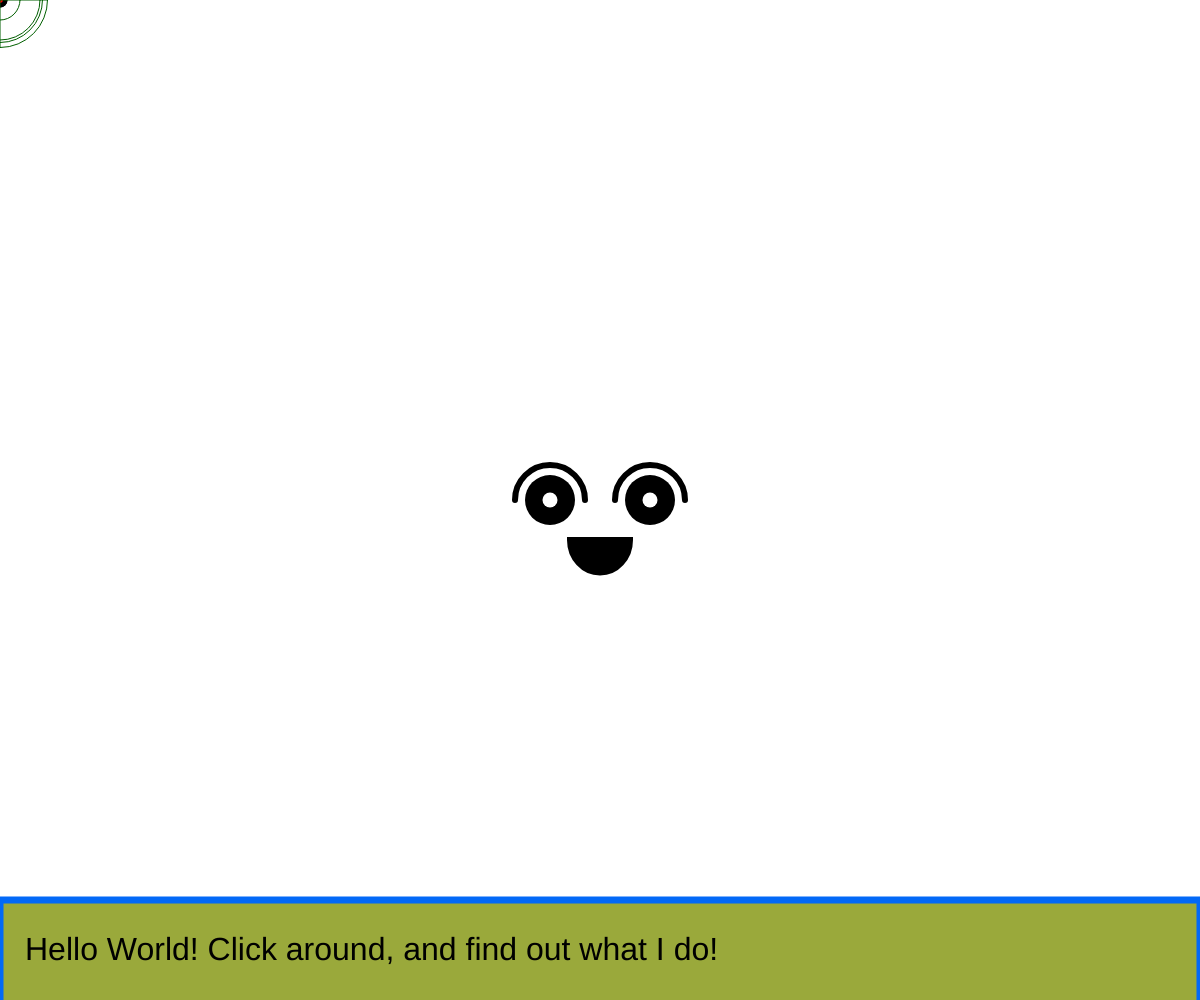
Frame 1 (no input)
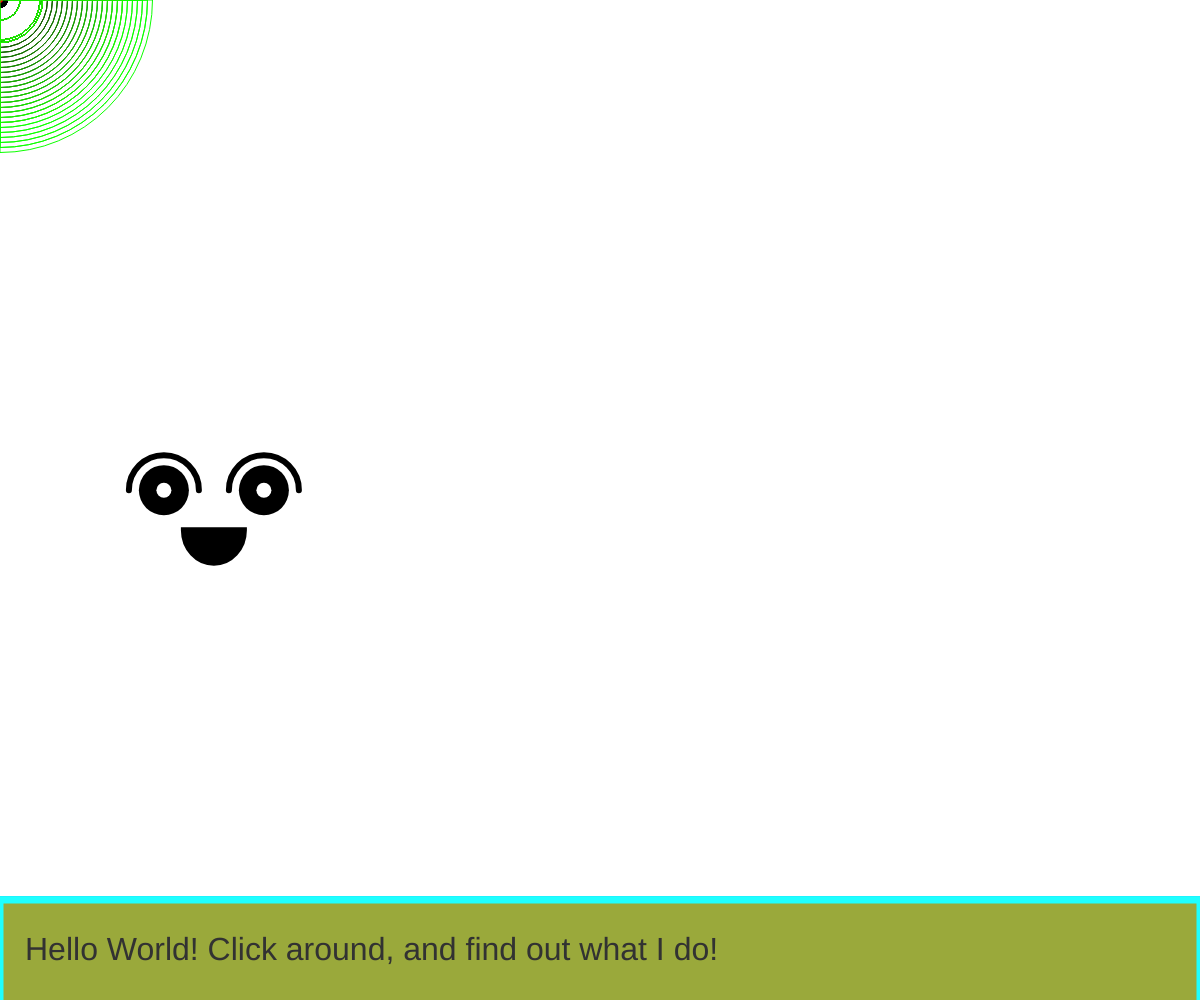
Frame 60 (no input)
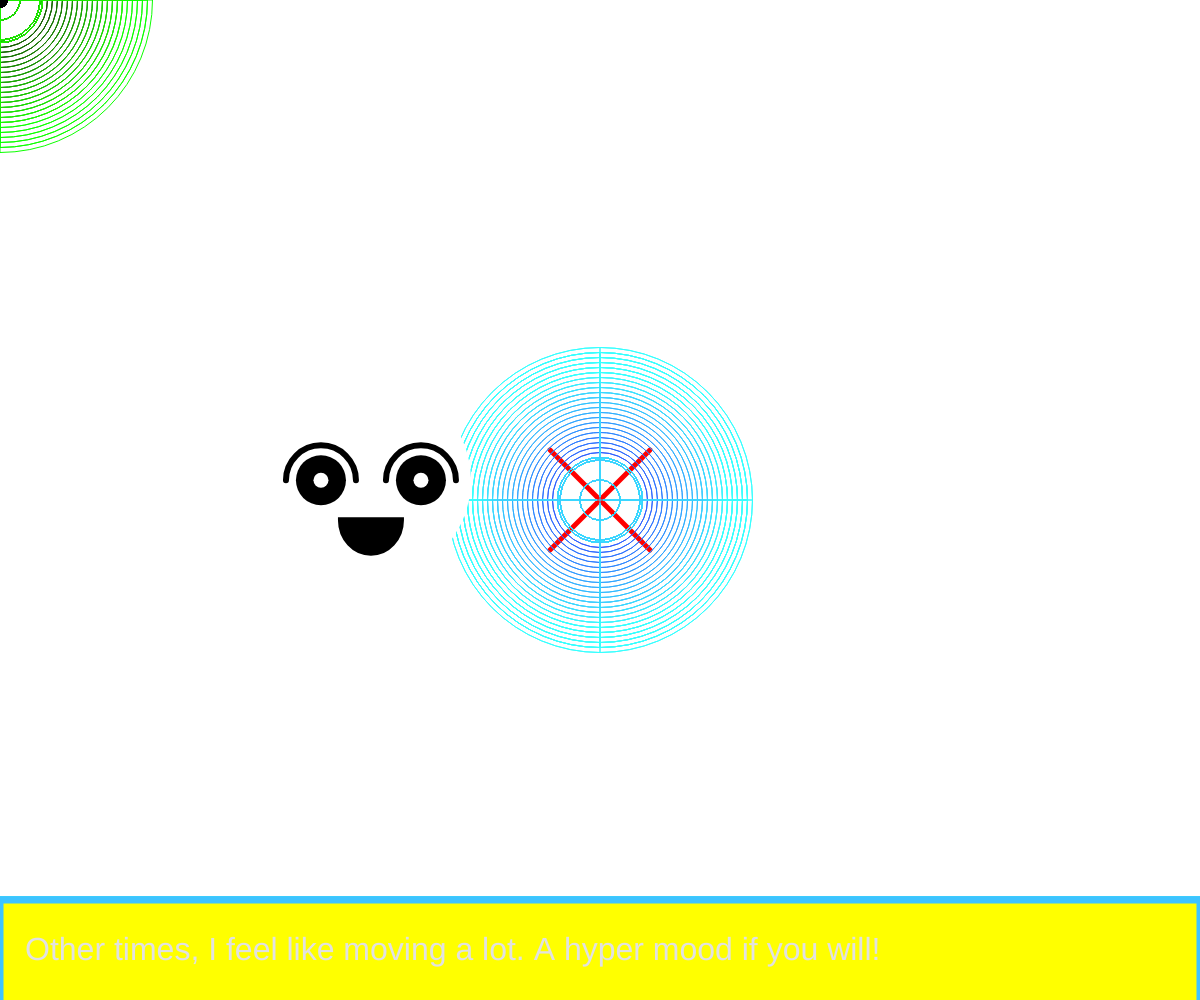
Frame 120 (the mouse pressed at the canvas centre since frame 60)

The p5.js sketch that drew these frames (run headless with seeded random() and noise() and a simulated clock; from frame 60 on, the mouse is pressed at the canvas centre):

// p5.js sketch
// ── sketch.js
function setup() {
  
  alert("This project is called Art 151 Project. The user interface is just clicking around the screen. Find out what happens on each click! The main focus I had on this project is to be creative and as messy as possible, utilizing marks, texts, colors, and shapes. Furthermore, I had the project set up in such a way where there will be two separate means of ahcieving this. The user and the computer. Together, the two will draw in an initially white canvas.")
  
  //Other ball parameters
  createCanvas(windowWidth, windowHeight);
  b = random(1,windowWidth-random(1,100))
  r = random(1,windowHeight-random(1,100))
  b_change = 20*random(-1,1)
  r_change = random(1,20)*random(-1,1)
  
  //Body Movement
  Face_Xchange = 10*random(-1,1)
  Face_Ychange = random(1,9)*random(-1,1)
  
  Face_Xmove = 0
  Face_Ymove = 0
  
  //Conversation
  randomInput = 0
  Countdown = 0
  dialogue = ''
  Text_Color = 0
  Color_Change = 10
  
  //White
  background(255,255,255)
  
  //mood number
  m_nX = Face_Xchange
  m_nY = Face_Ychange
  
  //Facial_Features (Lazy)
  Closed_Line1_X1 = 0
  Closed_Line1_Y1 = 0
  Closed_Line1_X2 = 0
  Closed_Line1_Y2 = 0
  
  Closed_Line2_X1 = 0
  Closed_Line2_Y1 = 0
  Closed_Line2_X2 = 0
  Closed_Line2_Y2 = 0
   
  //Facial_Features (Hyper)
  OpenEyes1 = 0
  OpenEyes2 = 0
  Big_Smile = 0
  
  //Text Box Color
  A = random(50,200)
  B = random(50,200)
  C = random(50,200)
  
  //Outer Face Layer
  Stroke1 = 255
  Stroke2 = 255
  Stroke3 = 255
  RANDOMIZING = 0
  
}

//Ball Parameters
n = 95
a = 1
accuracy1 = 10
accuracy2 = 0.5
Difficulty = 1
let value = 0

//Curiosity
Curious = 0
JoiningIn1 = 255
JoiningIn2 = 255
JoiningIn3 = 255


function draw() {
  
    //Eyes constant basing on mood value
  
    if (abs(m_nX) <= 3 && abs(m_nY) <= 3){
      
      //left eye
      Closed_Line1_X1 = (windowWidth/2-75)+Face_Xmove
      Closed_Line1_Y1 = (windowHeight/2)+Face_Ymove
      Closed_Line1_X2 = (windowWidth/2-25)+Face_Xmove
      Closed_Line1_Y2 = (windowHeight/2)+Face_Ymove
      
      //right eye
      Closed_Line2_X1 = (windowWidth/2+25)+Face_Xmove
      Closed_Line2_Y1 = (windowHeight/2)+Face_Ymove
      Closed_Line2_X2 = (windowWidth/2+75)+Face_Xmove
      Closed_Line2_Y2 = (windowHeight/2)+Face_Ymove
      
      OpenEyes1 = 0
      OpenEyes2 = 0
      
      Big_Smile = 30
    
    }else if (abs(m_nX) > 3 && abs(m_nY) > 3){
      
      OpenEyes1 = 50 //Left and right eye sockets
      OpenEyes2 = 15 //Left and right pupils
      
      Closed_Line1_X1 = 0
      Closed_Line1_Y1 = 0
      Closed_Line1_X2 = 0
      Closed_Line1_Y2 = 0
  
      Closed_Line2_X1 = 0
      Closed_Line2_Y1 = 0
      Closed_Line2_X2 = 0
      Closed_Line2_Y2 = 0
      
      Big_Smile = 65
    } else if (abs(m_nX) <= 3 || abs(m_nY) <= 3){
      
      OpenEyes1 = 50 //Left and right eye sockets
      OpenEyes2 = 15 //Left and right pupils
      
      Closed_Line1_X1 = 0
      Closed_Line1_Y1 = 0
      Closed_Line1_X2 = 0
      Closed_Line1_Y2 = 0
  
      Closed_Line2_X1 = 0
      Closed_Line2_Y1 = 0
      Closed_Line2_X2 = 0
      Closed_Line2_Y2 = 0
      
      Big_Smile = 65
    }
  
  
  
    //Body
    noStroke()
    fill(Stroke1,Stroke2,Stroke3)
    circle((windowWidth/2)+Face_Xmove,(windowHeight/2)+Face_Ymove,RANDOMIZING)
  
    //face
    noStroke()
    fill(JoiningIn1,JoiningIn2,JoiningIn3)
    circle((windowWidth/2)+Face_Xmove,(windowHeight/2)+Face_Ymove,200)
  
    //eyes open parameters
    noStroke()
    fill(0)
    circle((windowWidth/2-50)+Face_Xmove,(windowHeight/2)+Face_Ymove,OpenEyes1)
    circle((windowWidth/2+50)+Face_Xmove,(windowHeight/2)+Face_Ymove,OpenEyes1)
    
    fill(255,255,255)
    circle((windowWidth/2-50)+Face_Xmove,(windowHeight/2)+Face_Ymove,OpenEyes2)
    circle((windowWidth/2+50)+Face_Xmove,(windowHeight/2)+Face_Ymove,OpenEyes2)
  
    //closed eyes parameters
    stroke(0)
    strokeWeight(15)
    line(Closed_Line1_X1, Closed_Line1_Y1, Closed_Line1_X2, Closed_Line1_Y2)
    line(Closed_Line2_X1, Closed_Line2_Y1, Closed_Line2_X2, Closed_Line2_Y2)
  
    //Eye brows
    noFill()
    strokeWeight(6)
    arc((windowWidth/2-50)+Face_Xmove, (windowHeight/2)+Face_Ymove, 70, 70, PI, TWO_PI)
    arc((windowWidth/2+50)+Face_Xmove, (windowHeight/2)+Face_Ymove, 70, 70, PI, TWO_PI)
  
    //mouth
    fill(0,0,0)
    arc((windowWidth/2)+Face_Xmove, (windowHeight/2+40)+Face_Ymove, 60, Big_Smile, 0, PI, CHORD)
  
  
    //Red X mark
  
    stroke(255,0,0)
    strokeWeight(5)
    line(mouseX,mouseY,mouseX-value,mouseY-value)
    line(mouseX,mouseY,mouseX+value,mouseY+value)
    line(mouseX,mouseY,mouseX+value,mouseY-value)
    line(mouseX,mouseY,mouseX-value,mouseY+value)
   
    //Target
    noFill()
    stroke(a,n,mouseX)
    strokeWeight(1)
    circle(mouseX,mouseY,n)
    
    noFill()
    stroke(a,n,mouseX)
    strokeWeight(1)
    circle(mouseX,mouseY,80)
    
    noFill()
    stroke(a,n,mouseX)
    strokeWeight(1)
    circle(mouseX,mouseY,85)
    
    noFill()
    stroke(a,n,mouseX)
    strokeWeight(1)
    circle(mouseX,mouseY,40)
    
    
    line(mouseX-(n/2),mouseY,mouseX+(n/2),mouseY)
    line(mouseX,mouseY-(n/2),mouseX,mouseY+(n/2))
    
    if (n>300 || n<95){
      accuracy1 = accuracy1*-1
    }
  
    if (a>255 || a<0){
      accuracy2 = accuracy2*-1
    }
  
    if (b>windowWidth || b<0){
      b_change = b_change*-1
      r_change = random(1,20)
    }
  
    if (r>windowHeight){
      r_change = random(1,20)*-1
    }
    
    if (r<0){
      r_change = random(1,20)*-1
      r_change = r_change*-1
    }
  
  
    if ((Face_Xmove+(windowWidth/2)+100)>windowWidth || (Face_Xmove+(windowWidth/2)-100)<0){
      Face_Xchange = Face_Xchange*-1
    }
  
    if ((Face_Ymove+(windowHeight/2)+100>windowHeight) || (Face_Ymove + (windowHeight/2)-100)<0){
      Face_Ychange = Face_Ychange*-1
    }
  
    Face_Xmove = Face_Xmove + Face_Xchange
    Face_Ymove = Face_Ymove + Face_Ychange
    
    n = n + accuracy1
    a = a + accuracy2
    b = b + b_change
    r = r + r_change
  
    //Dialogues
    
    if (randomInput <= 1){
      RANDOMIZING = 0
      dialogue = 'Hello World! Click around, and find out what I do!'
    } else if (randomInput <= 2){
      RANDOMIZING = 0
      dialogue = 'Having fun yet?'
      
      JoiningIn1 = 255
      JoiningIn2 = 255
      JoiningIn3 = 255
      
      A = 255
      B = 255
      C = 0
    } else if (randomInput <=3){
      RANDOMIZING = 0
      dialogue = 'You can call me ART 151 Project 1'
      
      JoiningIn1 = 255
      JoiningIn2 = 255
      JoiningIn3 = 255
      
      A = 230
      B = 220
      C = 120
    } else if (randomInput <= 4){
      RANDOMIZING = 0
      dialogue = 'Can we be friends?'
      
      JoiningIn1 = 255
      JoiningIn2 = 255
      JoiningIn3 = 255
      
      A = 255
      B = 192
      C = 203
    } else if (randomInput <= 5){
      RANDOMIZING = 0
      dialogue = 'What time is it?'
      
      JoiningIn1 = 255
      JoiningIn2 = 255
      JoiningIn3 = 255
      
      A = 221
      B = 160
      C = 221
    } else if (randomInput <= 6){
      RANDOMIZING = 0
      dialogue = 'Sometimes I do not feel like moving a lot. A lazy mood if you will...'
      
      JoiningIn1 = 255
      JoiningIn2 = 255
      JoiningIn3 = 255
      
      A = 48
      B = 191
      C = 191
    } else if (randomInput <= 7){
      RANDOMIZING = 0
      dialogue = 'When you click in front of me, a red x symbol shows up.'
      
      JoiningIn1 = 255
      JoiningIn2 = 255
      JoiningIn3 = 255
      
      A = 255
      B = 255
      C = 0
    } else if (randomInput <= 8){
      RANDOMIZING = 0
      dialogue = 'I do not like red x symbols, so I move around them!'
      
      JoiningIn1 = 255
      JoiningIn2 = 0
      JoiningIn3 = 0
      
      A = 190
      B = 0
      C = 0
    } else if (randomInput <= 9){
      RANDOMIZING = 0
      dialogue = 'I have about... 20 or so dialogues give or take? Maybe even more!'
      
      JoiningIn1 = 255
      JoiningIn2 = 255
      JoiningIn3 = 255
      
      A = 100
      B = 230
      C = 120
    } else if (randomInput <= 10){
      RANDOMIZING = 0
      dialogue = 'My creator is lazy, so he probably will not add more dialogues'
      
      JoiningIn1 = 255
      JoiningIn2 = 255
      JoiningIn3 = 255
      
      A = 255
      B = 209
      C = 220
    } else if (randomInput <= 11){
      RANDOMIZING = 0
      dialogue ='Other times, I feel like moving a lot. A hyper mood if you will!'
      
      JoiningIn1 = 255
      JoiningIn2 = 255
      JoiningIn3 = 255
      
      A = 255
      B = 255
      C = 0
    } else if (randomInput <= 12){
      RANDOMIZING = 0
      dialogue = 'Hey!'
      
      JoiningIn1 = 255
      JoiningIn2 = 0
      JoiningIn3 = 0
      
      A = 190
      B = 0
      C = 0
    } else if (randomInput <= 13){
      RANDOMIZING = 0
      dialogue ='Stop moving around your mouse. You are making a mess!'
      
      JoiningIn1 = 255
      JoiningIn2 = 0
      JoiningIn3 = 0
      
      A = 190
      B = 0
      C = 0
    } else if (randomInput <= 14){
      RANDOMIZING = 0
      dialogue = 'Is it really that fun messing around in this blank page?'
          
      JoiningIn1 = 255
      JoiningIn2 = 255
      JoiningIn3 = 255
      
      A = 135
      B = 206
      C = 235
    } else if (randomInput <= 15){
      RANDOMIZING = 0
      dialogue = 'How about this? Am I doing it right?'
      JoiningIn1 = 255
      JoiningIn2 = 192
      JoiningIn3 = 203
      
      A = 255
      B = 102
      C = 0
    } else if (randomInput <= 17){
      RANDOMIZING = 0
      dialogue = 'How you liking these colors?'
      
      JoiningIn1 = a
      JoiningIn2 = n
      JoiningIn3 = b
      
      A = 255
      B = 0
      C = 102  
    } else if (randomInput <= 18){
      RANDOMIZING = 0
      dialogue = 'I probably should go back to work again... maybe'
      
      JoiningIn1 = 255
      JoiningIn2 = 102
      JoiningIn3 = 0
      
      A = 255
      B = 104
      C = 220
    } else if (randomInput <= 19){
      RANDOMIZING = 0
      dialogue = 'Yeah, I should probably go back to work... now!'
      
      JoiningIn1 = 255
      JoiningIn2 = 255
      JoiningIn3 = 255
      
      A = 127
      B = 0
      C = 255
    } else if (randomInput <= 20){
      RANDOMIZING = 0
      dialogue = 'what about these colors, huh?'
      
      JoiningIn1 = b
      JoiningIn2 = a
      JoiningIn3 = n
      
      A = 200
      B = 0
      C = 200
    } else if (randomInput <= 21){
      RANDOMIZING = 210
      dialogue = 'These colors seem nice too. I have them randomized!'
      
      
      //Epilepsy Warning
      Stroke1 = random(1,255)
      Stroke2 = random(1,255)
      Stroke3 = random(1,255)
      
      JoiningIn1 = 255
      JoiningIn2 = 255
      JoiningIn3 = 255
      
      A = 0
      B = 200
      C = 150 
    } else if (randomInput <= 22){
      RANDOMIZING = 0
      dialogue = 'This one, I based the colors on my position. Fancy, huh?'
      
      JoiningIn1 = (windowWidth/2)+Face_Xmove
      JoiningIn2 = (windowHeight/2)+Face_Ymove
      JoiningIn3 = n + b
      
      A = 0
      B = 200
      C = 150
    } else if (randomInput <= 23){
      RANDOMIZING = 0
      dialogue = 'Check these out. These colors are based on your position!'
      
      JoiningIn1 = mouseX
      JoiningIn2 = mouseY
      JoiningIn3 = a + b
      
      A = 255
      B = 223
      C = 0
    }
  
    fill(A,B,C)
    stroke(a,n,b)
    strokeWeight(7)
    rect(0,windowHeight-100,windowWidth,windowHeight-100)

    noStroke()
    fill(Text_Color, Text_Color, Text_Color)
    textSize(32)
    text(dialogue, 25, windowHeight-40)
  
    
    if (Text_Color>255 || Text_Color < 0){
      Color_Change = Color_Change*-1
    }
  
    Text_Color = Text_Color + Color_Change
  
  
    while(value>0){
    value = value - 1;
    }
  
  
}

function mousePressed() {
  if (value == 0) {
    value = 50;
    
    //X_Boundaries_Click
    
    if ((windowWidth/2)+Face_Xmove < mouseX && Face_Xchange < 0){
      Face_Xchange = Face_Xchange
    }
    
    if ((windowWidth/2)+Face_Xmove < mouseX && Face_Xchange > 0){
      Face_Xchange = Face_Xchange*-1
      Face_Ychange = random(1,9)*random(-1,1)
    }
    
    if ((windowWidth/2)+Face_Xmove > mouseX && Face_Xchange < 0){
      Face_Xchange = Face_Xchange*-1
    }
    
    if ((windowWidth/2)+Face_Xmove > mouseX && Face_Xchange > 0){
      Face_Xchange = Face_Xchange
      Face_Ychange = random(1,9)*random(-1,1)
    }
    
    randomInput = random(1,23)
    Text_Color = 255
  }
}
